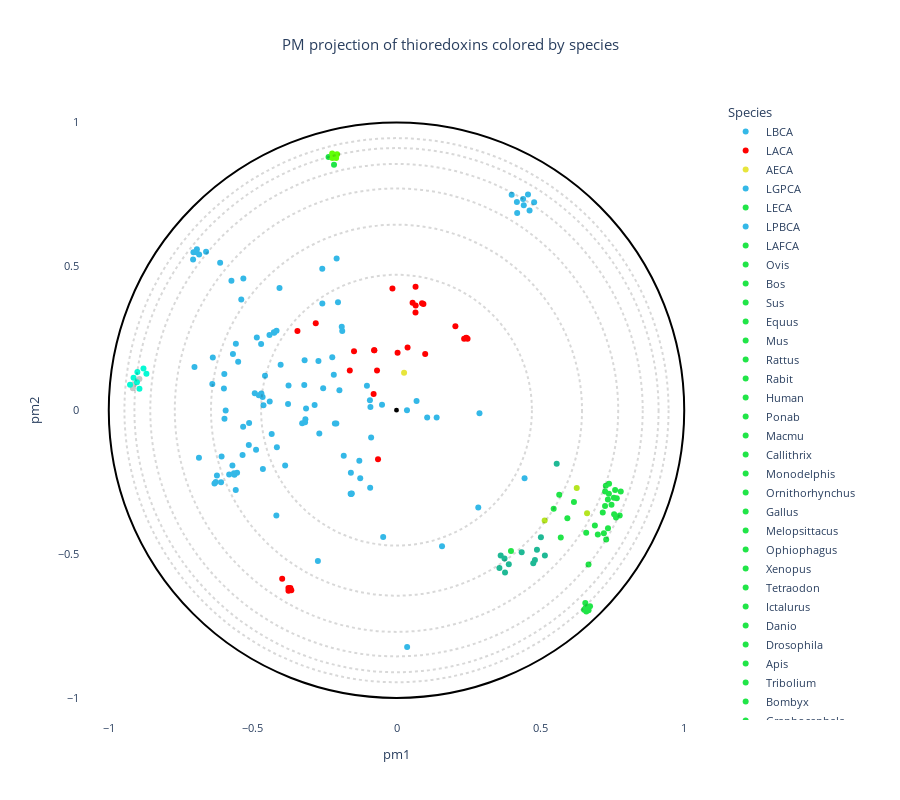

The notebook cell saved with this chart:
### Code cell
# OPTIONS =================================================
title = "PM projection of thioredoxins colored by species"
#----------------------------------------------------------
# Select the coloring from annotation .csv file:
labels_name = "Species"
# Select classes to label among the "labels_name" column (comma separated list):
labels_text = ""
show_text = False
#----------------------------------------------------------
# Use a custom color palette:
color_palette = trx_palette
use_custom_palette = True
#==========================================================


#Check projection visualization parameters
#Labels name
if labels_name == "" and path_annotation == "dummy_annotation.csv":
    labels_name = "default"
elif labels_name == "":
    labels_name = None
elif labels_name not in annotation_names:
    raise NameError(f"labels_name {labels_name} is not in the availables annotations.\nAvailables annotations: {annotation_names}")

#Labels text
if labels_text:
    try:
        labels_text = [s.strip() for s in labels_text.split(",")]
    except:
        print("Error: label_text field is not a valid list.")
else:
    labels_text = [""]

#Convert labels_text to labels_name dtype
if labels_name and labels_name != "default" and labels_text != [""]:
    try:
        labels_text_dtype = df_annotation[labels_name].dtypes
        labels_text = list(np.array(labels_text).astype(labels_text_dtype))
    except:
        raise TypeError(f'"labels_text" is not compatible with {labels_name}" data format ({labels_text_dtype}).')

if not use_custom_palette:
    color_palette = None

#Plot graph
fig = plot_embedding_interactive(df_embedding, 
                                 labels_name = labels_name,
                                 show_text = show_text,
                                 labels_text = labels_text,
                                 color_palette = color_palette, 
                                 title = title, 
                                 fontsize = 11)
fig.show()
